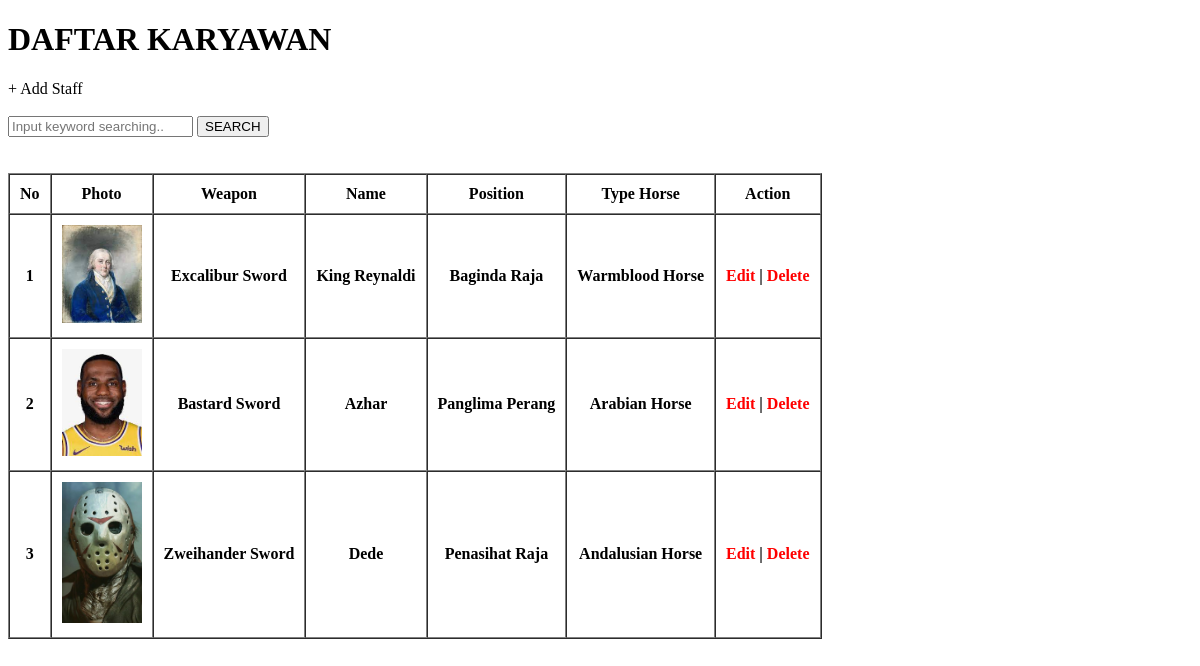
The page / on the database its author committed.
### tables this page shows
CREATE TABLE `karyawan` (
  `id` int(11) NOT NULL,
  `nik` varchar(100) NOT NULL,
  `nama` varchar(100) NOT NULL,
  `jabatan` varchar(50) NOT NULL,
  `email` varchar(150) NOT NULL,
  `gambar` varchar(250) NOT NULL
);

### functions.php (called while the page is built, shortened)
<?php
$user = 'root';
$password = '';
$db = 'testaja';
$conn = mysqli_connect("localhost", "$user", "$password", "$db");
function query($query) {
    global $conn;
    $result = mysqli_query($conn, $query);
    $rows = [];
    while( $row = mysqli_fetch_assoc($result)) {
        $rows[] = $row;
    }
    return $rows;
}
?>

### index.php (the view, shortened to what this page needs)
<?php
require 'functions.php';
$karyawan = query('SELECT * FROM karyawan');
?>
<!DOCTYPE html>
<html lang="en">
<head>
    <link rel="stylesheet" href="css/style.css">
</head>
<body>
    <h1>DAFTAR KARYAWAN</h1>
    <a href="add.php" class="add">+ Add Staff</a>
    <br></br>
    <form action="" method="post">
        <input type="text" name="keyword" size="20" autofocus placeholder="Input keyword searching.." autocomplete="off">
        <button type="submit" name="search">SEARCH</button>
    </form>
    <br></br>
    <table border="1" cellpadding="10" cellspacing="0">
        <tr>
            <th>No</th>
            <th>Photo</th>
            <th>Weapon</th>
            <th>Name</th>
            <th>Position</th>
            <th>Type Horse</th>
            <th>Action</th>
        </tr>
        <?php $i = 1; ?>
        <?php foreach($karyawan as $kr) : ?>
        <tr>
            <th><?= $i; ?></th>
            <th><img src="./img/<?php echo $kr['gambar']; ?>" width="80"></th>
            <th><?= $kr["nik"] ?></th>
            <th><?= $kr["nama"] ?></th>
            <th><?= $kr["jabatan"] ?></th>
            <th><?= $kr["email"] ?></th>
            <th><a href="edit.php?id=<?= $kr["id"]; ?>" class="link">Edit</a> | <a href="delete.php?id=<?= $kr["id"]; ?>" onclick="return confirm('Yakin?');" class="link">Delete</a></th>
        </tr>
        <?php $i++; ?>
        <?php endforeach; ?>
    </table>
</body>
</html>

### css/style.css (style rules this page uses)
.add { text-decoration: none; text-align: right; justify-content: right; color: black; }
.link { text-decoration: none; color: red; }

### rows shown on the page
karyawan: gambar (picture), nik "Excalibur Sword", nama "King Reynaldi", jabatan "Baginda Raja", email "Warmblood Horse"
karyawan: gambar (picture), nik "Bastard Sword", nama "Azhar", jabatan "Panglima Perang", email "Arabian Horse"
karyawan: gambar (picture), nik "Zweihander Sword", nama "Dede", jabatan "Penasihat Raja", email "Andalusian Horse"
